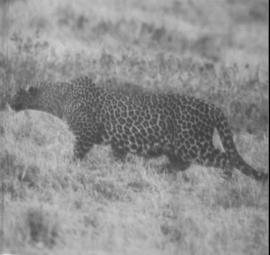
%> input picture cheetah.bmp, 270 x 255 px
$ octave Maximum_Posterior_Probability.m   (GNU Octave 9; MATLAB toolbox functions it lacks are replaced by stand-ins)
%> lines starting %> are read from the running program, lines starting %| are printed output that depends on the picture; in (x1, y1, x2, y2) boxes, pixels count from 0 and x2, y2 are one past the last pixel; in counts of white or black regions, pixels touching at a corner belong together; the program's own positions count from 1
S = load('TrainingSamplesDCT_subsets_8.mat');
Prior_1 = load('Prior_1.mat');
Prior_2 = load('Prior_2.mat');
alpha_m = load('Alpha.mat');
alpha = alpha_m.alpha;
% [10 lines of commented-out code are left out]

data_cell = cell(2,4);

data_cell{1,1} = S.D1_BG;
data_cell{1,2} = S.D2_BG;
data_cell{1,3} = S.D3_BG;
data_cell{1,4} = S.D4_BG;

data_cell{2,1} = S.D1_FG;
data_cell{2,2} = S.D2_FG;
data_cell{2,3} = S.D3_FG;
data_cell{2,4} = S.D4_FG;


Prior_1_W0 = Prior_1.W0;
Prior_1_m0_BG = Prior_1.mu0_BG;
Prior_1_m0_CT = Prior_1.mu0_FG;

Prior_2_W0 = Prior_2.W0;
Prior_2_m0_BG = Prior_2.mu0_BG;
Prior_2_m0_CT = Prior_2.mu0_FG;


img = imread('cheetah.bmp');
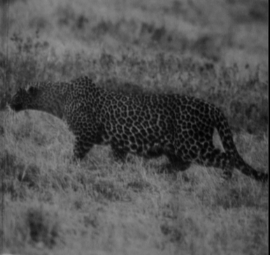
%> img: size 255x270 uint8; min 0, max 149, mean 82.8
img = im2double(img);
%> img: size 255x270 double
%Vectorize 8-8 block with zig-zag patter
% Padding to the image
B = padarray(img, [7 7], 'symmetric','pre');
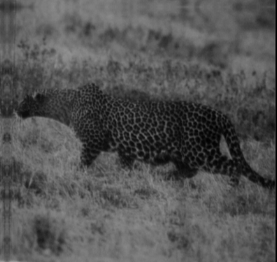
%> B: size 262x277 double; min 0, max 0.584, mean 0.326
m_Cheetah = zeros(255, 270);
m_Background = zeros(255, 270);
% Compute ans sliding window and decision matrix for 64 features
B_masking_m_Cheetah = zeros(255, 270);
B_masking_m_Background = zeros( 255, 270);
ML_masking_m_Cheetah = zeros( 255, 270);
ML_masking_m_Background = zeros( 255, 270);
MAP_masking_m_Cheetah = zeros( 255, 270);
MAP_masking_m_Background = zeros( 255, 270);

B_e = zeros(9,1);
MAP_e =  zeros(9,1);
ML_e = zeros(9,1);

masked_cheetah = imread('cheetah_mask.bmp');
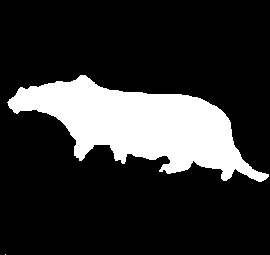
%> input picture cheetah_mask.bmp, 270 x 255 px
%> masked_cheetah is the input picture: size 255x270 uint8; 19.2% white; 2 white regions (1 under 20 px), largest, box (x1, y1, x2, y2) and area: (7, 75, 269, 182) 13208
masked_cheetah = im2double(masked_cheetah);
v = find(masked_cheetah);
%> v = 13209 values from 1530 to 68517
v1 = find(~masked_cheetah);
%> v1 = 55641 values from 1 to 68850

% [54 lines of commented-out code are left out]
for d = 1:4
    cov_BG = cov(data_cell{1,d});
    cov_CT = cov(data_cell{2,d});
    me_BG = mean(data_cell{1,d},1);
    me_CT = mean(data_cell{2,d},1);
    Prior_Cheetah = size(data_cell{2,d}, 1) / (size(data_cell{1,d},1) + size(data_cell{2,d}, 1));
    Prior_Background = size(data_cell{1,d}, 1) / (size(data_cell{1,d},1) + size(data_cell{2,d}, 1));

     for al = 1:9
         sigma0 = diag(alpha(al) .* Prior_1_W0);
         mun_1_BG = sigma0 * ((sigma0 + (1/(size(data_cell{1,d}, 1))) *  cov_BG)  \ me_BG') + (1/size(data_cell{1,d}, 1)) * cov_BG * ((sigma0 + (1/size(data_cell{1,d}, 1)) * cov_BG) \ Prior_1_m0_BG');
         mun_1_CT = sigma0 * ((sigma0 + (1/(size(data_cell{2,d},1))) *  cov_CT)  \ me_CT') + (1/size(data_cell{2,d},1)) * cov_CT * ((sigma0 + (1/(size(data_cell{2,d},1))) * cov_CT) \ Prior_1_m0_CT');
         cov_n_1_BG = sigma0 * ((sigma0 + (1/(size(data_cell{1,d}, 1))) * cov_BG) \ ((1/(size(data_cell{1,d}, 1))) * cov_BG));
         cov_n_1_CT = sigma0 * ((sigma0 + (1/(size(data_cell{2,d}, 1))) * cov_CT) \ ((1/(size(data_cell{2,d}, 1))) * cov_CT));
         B_cov_BG = cov_n_1_BG + cov_BG;
         B_cov_CT = cov_n_1_CT + cov_CT;
         for i = 1:size(img, 1)
             for j = 1:size(img, 2)
                 temp_v = compute_dct_vector(B(i:i+7, j:j+7));
                 temp_v = temp_v';
%> (the run ends here)
